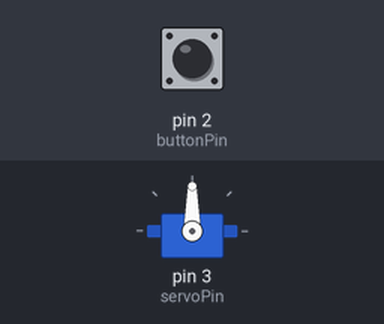
Bench run of a sketch on a simulated Arduino Uno, built with avr-gcc and run on an emulated ATmega328P. On the bench: servo. Inputs (shaded band) come from the test bench; at power-on: pin 2 (buttonPin) HIGH.

Above: at 1.2 s.
1.3 s: pin 2 (buttonPin) pulled LOW for 3.2 s
At 2.1 s:
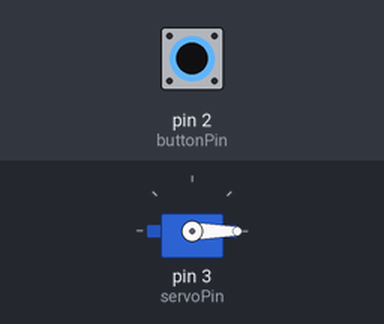
6.7 s: pin 2 (buttonPin) pulled LOW for 1 s
At 9.2 s:
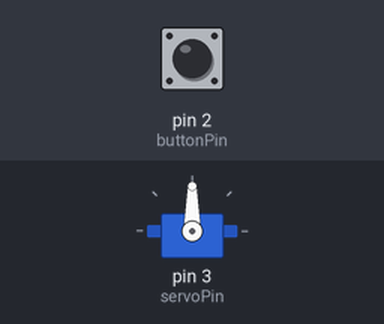
Timing chart, 0 to 10.7 s (numbered marks = the images above; inputs shaded):
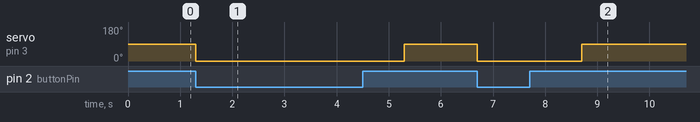

Measured:
- after the input at 1.3 s, servo on pin 3 (servoPin): 90° → 0° at once, → 90° 4.0 s later
- after the input at 6.7 s, servo on pin 3 (servoPin): 90° → 0° at once, → 90° 2.0 s later

The sketch:

simple_button_timer.ino
```cpp
#include <Servo.h>

const int buttonPin = 2;
const int servoPin = 3;
const unsigned long countdownDuration = 1000; //10 secs

Servo myServo;
bool countdownStarted = false;
unsigned long countdownStartTime = 0;

void setup() {
  pinMode(buttonPin, INPUT_PULLUP);
  myServo.attach(servoPin);
}

void loop() {
  if (digitalRead(buttonPin) == LOW && !countdownStarted) {
    startCountdown();
  }

  if (countdownStarted) {
    unsigned long elapsedTime = millis() - countdownStartTime;
    if (elapsedTime >= countdownDuration) {
      endCountdown();
    }
  }
}

void startCountdown() {
  myServo.write(0); // u can easily replace the servo with a relay or a transistor, i couldnt at the moment

  countdownStarted = true;
  countdownStartTime = millis();
}

void endCountdown() {
  myServo.write(90);

  countdownStarted = false;
}
```
